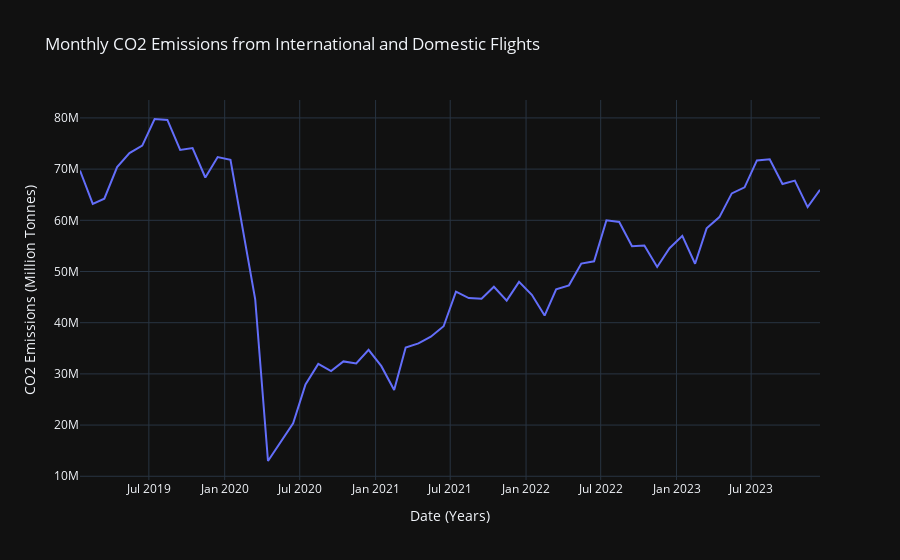

Write notebook code for a chart like this one.
### Code cell
import plotly.express as px
import plotly.graph_objects as go

fig = go.Figure()

fig.add_trace(go.Scatter(x = co2.index, y = co2['total'], mode = 'lines'))

fig.update_layout(title = 'Monthly CO2 Emissions from International and Domestic Flights',
                  xaxis_title = 'Date (Years)',
                  yaxis_title = 'CO2 Emissions (Million Tonnes)',
                  template = 'plotly_dark')

fig.show()
